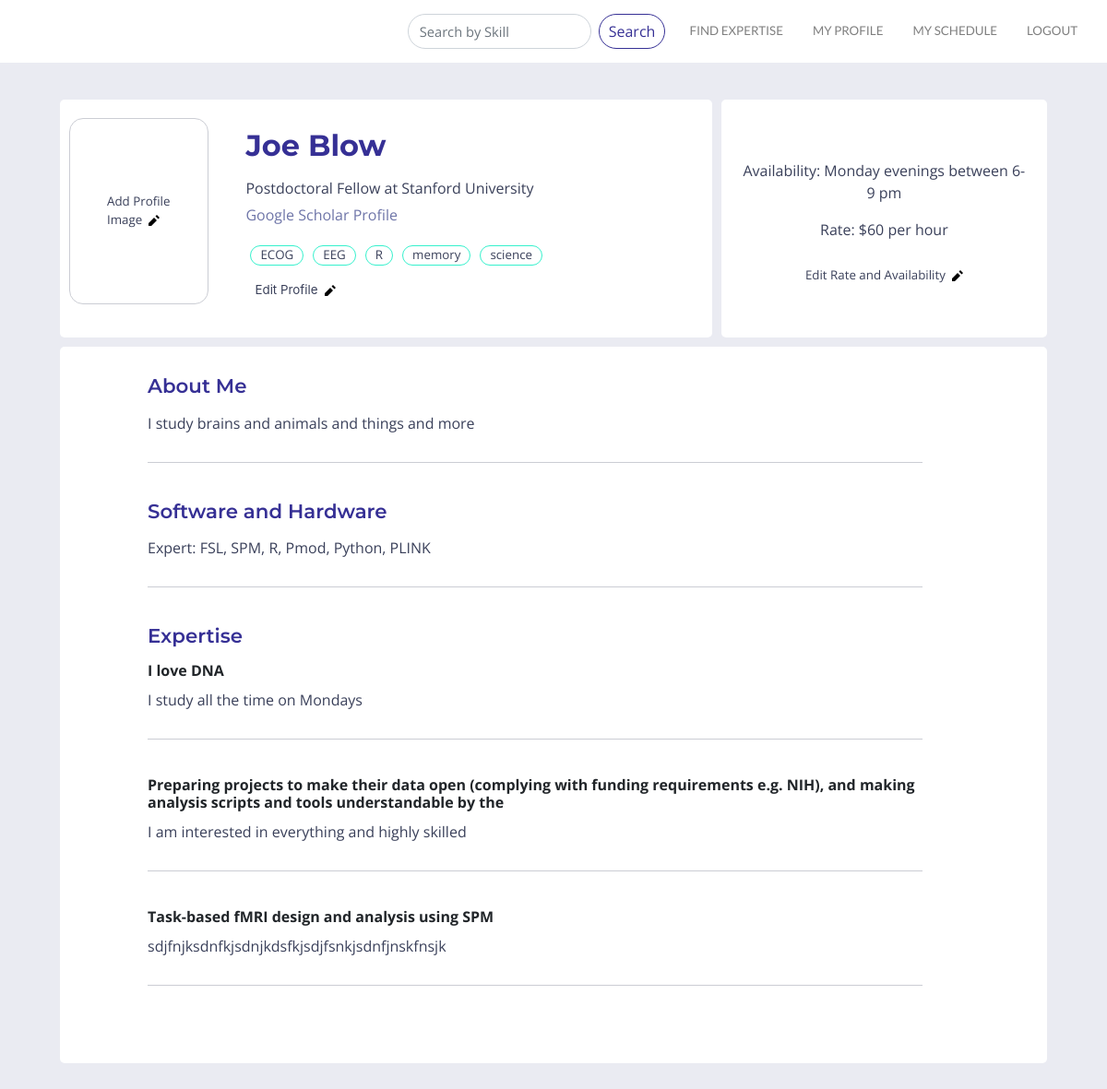
The page /search/users/profile/ (signed in) on the database its author committed.
### users/models.py (models this page shows)
class CustomUser(AbstractUser):
    objects = CustomUserManager()
    position = models.CharField(max_length =10000, null=True, default='', blank=True)
    bio = models.CharField(max_length =10000, null=True, default='', blank=True)
    skills = TaggableManager(help_text="A comma-separated list of tags.")
    image = models.ImageField(upload_to="profile_image", blank=True)
    website = models.CharField(max_length=10000, null=True, default='', blank=True)
    skill_area1_title = models.CharField(max_length =10000, null=True, default='', blank=True)
    skill_area1 = models.CharField(max_length =10000, null=True, default='', blank=True)
    skill_area2_title = models.CharField(max_length =10000, null=True, default='', blank=True)
    skill_area2 = models.CharField(max_length =10000, null=True, default='', blank=True)
    skill_area3_title = models.CharField(max_length =10000, null=True, default='', blank=True)
    skill_area3 = models.CharField(max_length =10000, null=True, default='', blank=True)
    skill_area4_title = models.CharField(max_length =10000, null=True, default='', blank=True)
    skill_area4 = models.CharField(max_length =10000, null=True, default='', blank=True)
    skill_area5_title = models.CharField(max_length =10000, null=True, default='', blank=True)
    skill_area5 = models.CharField(max_length =10000, null=True, default='', blank=True)
    software_hardware = models.CharField(max_length =10000, null=True, default='', blank=True)
    software_hardware_intermediate = models.CharField(max_length =10000, null=True, default='', blank=True)
    availability = models.CharField(max_length=10000, null=True, default='', blank=True)
    rate = models.CharField(max_length= 10000, null=True, default='', blank=True)
    expert = models.BooleanField(blank=True, default=False)
    gives_tutorials = models.BooleanField(blank=True, default=False)
    tutorial_area = models.CharField(max_length =10000, null=True, default='', blank=True)
    wants_expert = models.BooleanField(blank=True, default=False)
    needs_help_with = models.CharField(max_length =10000, null=True, default='', blank=True)
    profile_under_review = models.BooleanField(blank=True, default=False)
    profile_approved = models.BooleanField(blank=True, default=False)

### users/views.py (the view)
# urls.py: path('profile/', views.view_profile, name='profile'),
def view_profile(request, pk=None):
    if pk:
        user = CustomUser.objects.get(pk=pk)
    else:
        user = request.user
    bookings = user.bookings.all()
    tutorials = bookings.filter(is_tutorial=True)
    args = {'user': user,
            'bookings': bookings,
            'tutorials': tutorials,
           }
    return render(request, 'profile.html', args)

### templates/profile.html (shortened to what this page needs)
{% extends 'layout.html' %}
{% load static %}
{% block content %}
<div class="container-fluid" id="profile_container">
   <div class="container profile">
    <div class="container" id = "profile_intro">
        <div class="container" id="expert">
            {% if user.image %}
            <div>
               <a href="{% url 'edit_profile_image' %}"><img class="profile_image" src="{{ user.image.url }}" width="170"/></a>
            </div>
            {% elif not user.image and user.is_authenticated and user == request.user %}
            <div class="edit_profile_image_button"><p class="image_bubble">Add Profile Image&nbsp&nbsp<a href="{% url 'edit_profile_image' %}"><img class="iconic" src="/static/css/pencil.svg"></a></p></div>
            {% endif %}
            <div class="container user_name">
            <p class="profile_name">{{ user.first_name }}&nbsp{{ user.last_name }}</p>
            <p class="profile_text">{{user.position}}</p>
                {% if user.website %}
                <a href="{{ user.website }}" target="_blank"><p class="website_text">Google Scholar Profile</p></a>
                {% else %}
                <br>
                {% endif %}
                <div class="container skills">
                {% for skill in user.skills.all %}
                    <a class="skill_bubble" href="{% url 'skills' skill.name %}"><div class="skill_bubble"><p class="skill_bubble">{{ skill.name }}</p></div></a>
                {% endfor %}
                </div>
                {% if user.is_authenticated and user == request.user %}
                <a href="{% url 'edit_profile' %}"><div class="edit_profile"><p class="skill_bubble">Edit Profile&nbsp&nbsp<img class="iconic" src="/static/css/pencil.svg"></p></div></a>
                {% endif %}
            </div>
        </div>
        <div class="container" id="availability">
               <div class="availability_text">
                <p>Availability: {{ user.availability }}</p>
                <p>Rate: {{ user.rate }}</p>
            </div>
            {% if user != request.user and user.is_authenticated %}
                <a href="{% url 'booking:user_booking_new' pk=user.pk %}"><button type="submit" class="booking_button">Request to Book</button></a>
            {% if user.gives_tutorials %}
                <p>or <a class="join_group" href="#tutorial">Join a group session</a></p>
            {% endif %}
            {% elif user.is_authenticated and user == request.user %}
                <a href="{% url 'edit_profile_rate' %}"><div class="edit_profile"><p class="skill_bubble">Edit Rate and Availability&nbsp&nbsp<img class="iconic" src="/static/css/pencil.svg"></p></div></a>
            {% endif %}
       </div>
    </div>
       </div>
<div class="container profile">
     <div class="container" id="profile_content">
         <div class="profile_content_text">
         <h4 class="bio_title">About Me</h4>
         <p class="profile_text">{{ user.bio }}</p>
    <div class="divider"></div>
        {% if user.software_hardware %}
          <h4 class="bio_title">Software and Hardware</h4>
         <p class="profile_text">Expert: {{ user.software_hardware }}</p>
                <div class="divider"></div>
          {% endif %}
         {% if user.skill_area1 %}
         <h4 class="bio_title">Expertise</h4>
         <h4 class="text_title">{{ user.skill_area1_title }}</h4>
         <p class="profile_text">{{ user.skill_area1 }}</p>
    <div class="divider"></div>
         {% endif %}
          {% if user.skill_area2 %}
         <h4 class="text_title">{{ user.skill_area2_title }}</h4>
          <p class="profile_text">{{ user.skill_area2 }}</p>
    <div class="divider"></div>
           {% endif %}
          {% if user.skill_area3 %}
         <h4 class="text_title">{{ user.skill_area3_title }}</h4>
          <p class="profile_text">{{ user.skill_area3 }}</p>
    <div class="divider"></div>
         {% endif %}
             <br>
       </div>
    </div>
    </div>
</div>
{% endblock %}

### static/css/layout.css (style rules this page uses)
a { color: #6e75a8; text-decoration: none; }
p { color:#3a405a; }
p.website_text { color: #6e75a8; font-family: 'Open Sans', sans-serif; margin-top: 5px; }
img.iconic { height: 12px; width: 12px; fill: gray; stroke: gray; }
body { background-image: url(scipertise_background_dark.jpg); background-size: cover; background-repeat:no-repeat; }
div#profile_container.container-fluid { padding:30px; background-color:#eaebf2; display: flex; flex-direction: column; overflow-y: scroll; min-height: 100%; }
div#profile_intro.container { display: flex; flex-direction: row; border-radius: 5px; margin-bottom: 5px; padding:0px; margin: 10px 20px 0px 20px; }
div#expert.container { display: flex; flex-direction: row; background-color: white; background-color: white; border-radius: 5px; margin-right: 10px; padding: 10px 0px; }
div.container.user_name { margin: 0px 0px 10px 10px; }
div#availability.container { font-family: 'Open Sans', sans-serif; font-size: 12pt; border-radius: 10px; display: flex; flex-direction: column; align-items: center; justify-content: center; text-align: center; width: 50%; margin: 0px; padding: 10px 0px; background-color: white; border-radius: 5px; }
div.availability_text { margin: 20px 20px 0px 20px; }
div#profile_content.container { background-color: white; border-radius: 5px; display: flex; flex-direction: column; margin: 10px 20px; }
div.profile_content_text { margin: 20px 140px 20px 80px; }
div.container.profile { display: flex; flex-direction: row; }
p.profile_name { display: inline-block; padding: 16px 0px 0px 0px; font-size: 24pt; font-family: 'Montserrat', sans-serif; font-weight: 400; margin-bottom: 0; color:#363095; font-weight: 700; }
p.profile_text { font-size: 12pt; font-family: 'Open Sans', sans-serif; margin: 10px 0px 0px 0px; }
div.divider { border-bottom: 1px solid #CBCDD4; padding-top: 10px; margin: 20px 20px 40px 0px; }
h4.bio_title { font-family: 'Montserrat', sans-serif; font-weight: 600; font-size: 16pt; margin: 10px 0px 15px 0px; color: #363095; }
h4.text_title { font-size: 12pt; font-family: 'Open Sans', sans-serif; margin: 10px 0px 0px 0px; font-weight: bolder; }
div.edit_profile_image_button { display: flex; align-items:center; justify-content: center; margin: 10px; }
p.image_bubble { padding: 80px 40px 80px 40px; font-family: 'Open Sans', sans-serif; font-size: 10pt; border: 1px solid #CBCDD4; border-radius: 15px; margin-right: 5px; }
div.container.skills { display: flex; flex-direction: row; flex-wrap: wrap; font-family: 'Open Sans', sans-serif; padding: 0px; }
div.skill_bubble { border-radius: 20px; border: solid 1px #36F1CD; text-align: center; padding: 0px 10px 0px 10px; margin: 5px; display:flex; font-size: 11pt; }
a.skill_bubble { color: #3a405a; }
p.skill_bubble { padding: 0; margin: 0; font-size: 10pt; color: #3a405a; }
div.edit_profile { border-radius: 20px; text-align: center; padding: 2px 10px 2px 10px; margin: 10px auto; display:flex; }
a { color: #6e75a8; }
@media screen and (max-width: 1200px) { div.profile_content_text { margin: 20px 100px 20px 80px; } }

### rows shown on the page
CustomUser: first_name "Joe", last_name "Blow", position "Postdoctoral Fellow at Stanford University", availability "Monday evenings between 6-9 pm", rate "$60 per hour", bio "I study brains and animals and things and more", software_hardware "FSL, SPM, R, Pmod, Python, PLINK", skill_area1_title "I love DNA", skill_area1 "I study all the time on Mondays", skill_area2_title "Preparing projects to make their data open (complying with funding requirements e.g. NIH), and making analysis scripts and tools understandable by the", skill_area2 "I am interested in everything and highly skilled", skill_area3_title "Task-based fMRI design and analysis using SPM", skill_area3 "sdjfnjksdnfkjsdnjkdsfkjsdjfsnkjsdnfjnskfnsjk"
Tag: name "ECOG"
Tag: name "EEG"
Tag: name "R"
Tag: name "memory"
Tag: name "science"
